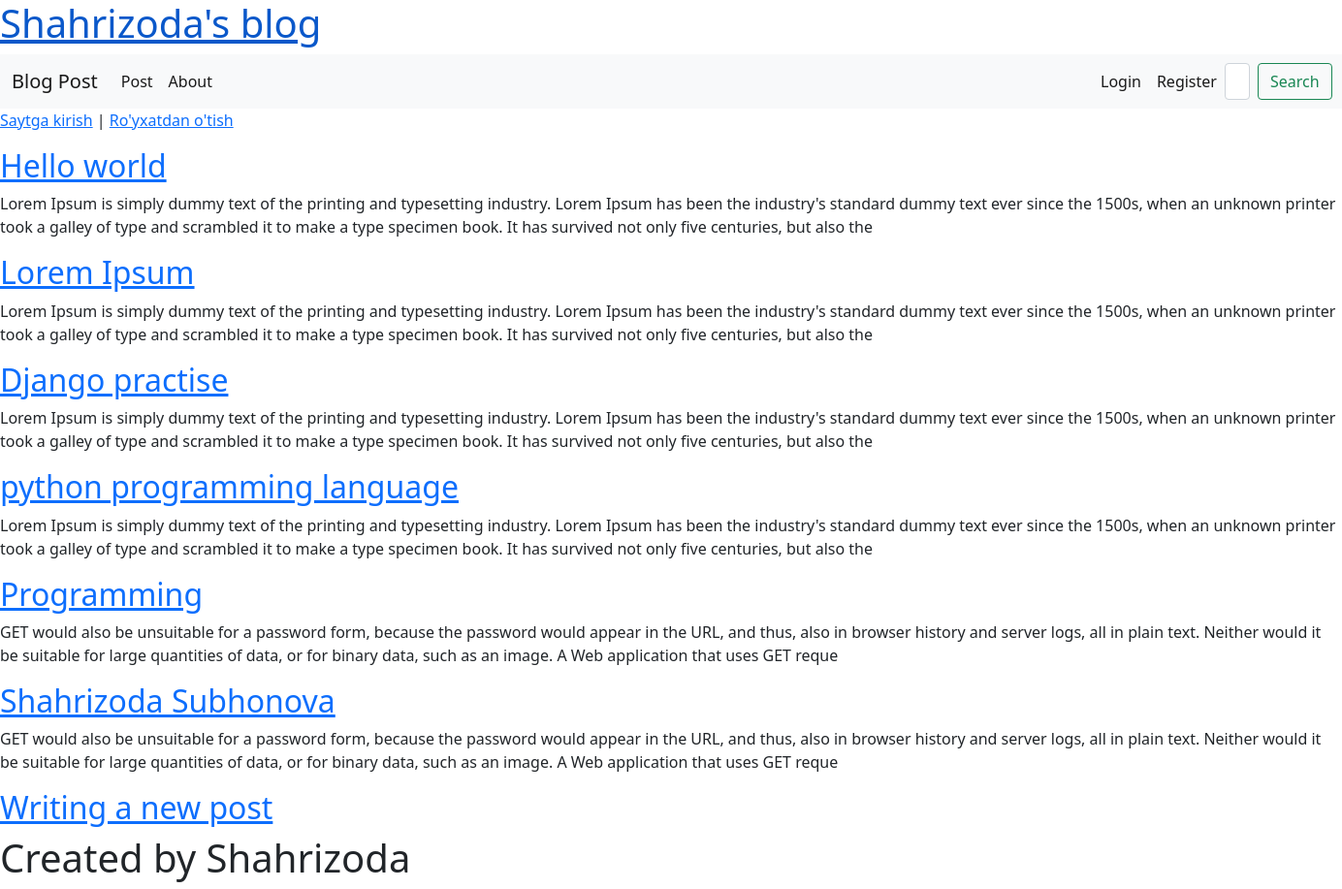
The app's page /, older data.
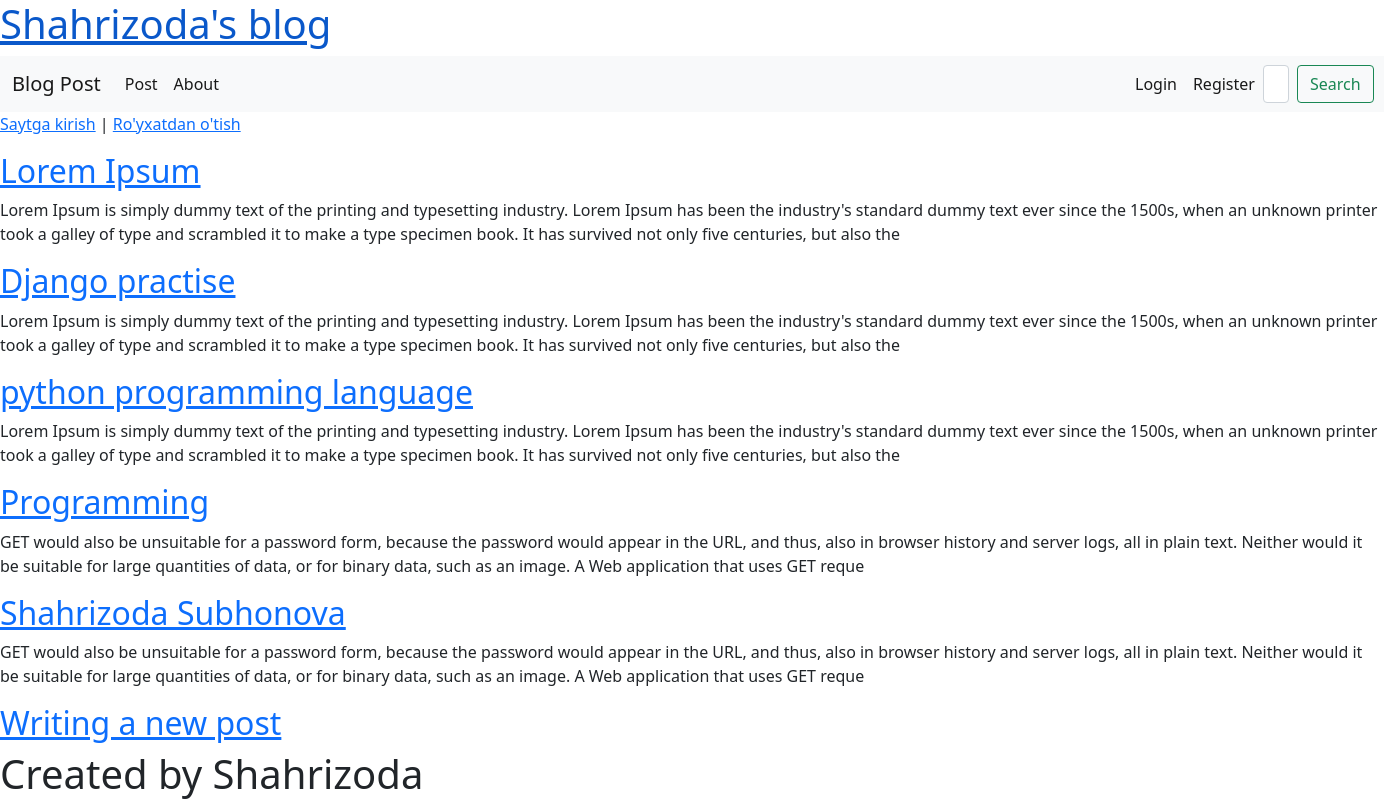
The same page, newer data.
### pages/models.py (models this page shows, shortened)
class Post(models.Model):
    title=models.CharField(max_length=200)
    author=models.name = models.ForeignKey(
        'auth.User',
        on_delete=models.CASCADE
    )
    body=models.TextField()

### pages/views.py (the view)
# urls.py: path('', BlogListView.as_view(), name='home'),
class BlogListView(ListView):
    model = Post
    template_name='home.html'

### templates/home.html
{% extends 'base.html' %}
{% block content %}
{% for post in object_list %}
<div class="post-entry">
    <h2><a href="{% url 'post_detail' post.pk %}">{{ post.title }}</a></h2>
    <p>{{ post.body | slice:":300" }}</p>
</div>
{% endfor %}
{% endblock content %}

Row changes from the older to the newer data that the page shows:
removed Post: title "Hello world", body "Lorem Ipsum is simply dummy text of the printing and typesetting industry. Lorem Ipsum has been the industry's standard dummy text ever since the 1500s, when an unknown printer took a galley of type and scrambled it to make a type specimen book. It has survived not only five centuries, but also the"
